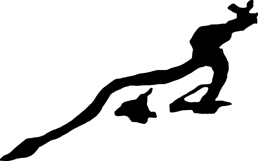
#> input picture src/python/data/135.png, 258 x 161 px
$ python -i images.py   (imports and definitions only)
#> lines starting #> are read from the running program, lines starting #| are printed output that depends on the picture
#> further down, picture is the input picture: PIL image 258x161 RGBA; mean R, G, B, A 0, 0, 0, 39
import os
import numpy
from PIL import Image

textsRoot = '../public/texts'

grid_size = 16

def nested_text_file(text, page, line, file):
	return os.path.join(os.path.dirname(__file__),
			textsRoot + '/' + str(text) + '/' + str(page) + '/' + str(line) + '/' + str(file))

def image_to_grid(image):
	image = image.convert('RGBA')
	new_image = Image.new('RGBA', image.size, 'WHITE')
#> new_image: PIL image 258x161 RGBA; every value is 255
	new_image.paste(image, mask=image)
	image = new_image
	resized = image.resize((grid_size, grid_size))
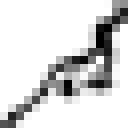
#> resized: PIL image 16x16 RGBA (shown 8 times larger); mean R, G, B, A 214.7, 214.7, 214.7, 253.7; transparent parts drawn white
	bilevel = resized.convert('1')
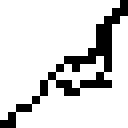
#> bilevel: PIL image 16x16 1 (shown 8 times larger); 84.4% white; black in thin lines or dots
	grid = numpy.asarray(bilevel)
	return grid

def flatten(xss):
	return [x for xs in xss for x in xs]

def path_to_image_vector(path):
	file = nested_text_file(path[0], path[1], path[2], path[3]) + '.png'
	try:
		image = Image.open(file)
	except FileNotFoundError:
		return None
	return flatten(image_to_grid(image))

>>> from PIL import Image
>>> picture = Image.open('data/135.png')
>>> result = image_to_grid(picture)

$ run again, on src/python/data/1414.png
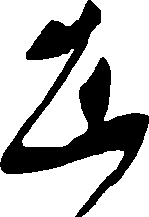
#> input picture src/python/data/1414.png, 149 x 217 px
#> picture is the input picture: PIL image 149x217 RGBA; mean R, G, B, A 0, 0, 0, 73.5
#> in image_to_grid, `resized = image.resize((grid_size, grid_size))`:
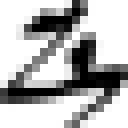
#> resized: PIL image 16x16 RGBA (shown 8 times larger); mean R, G, B, A 180.2, 180.2, 180.2, 255
#> in image_to_grid, `bilevel = resized.convert('1')`:
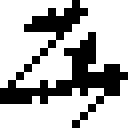
#> bilevel: PIL image 16x16 1 (shown 8 times larger); 70.7% white; black in thin lines or dots

$ run again, on src/python/data/1899.png
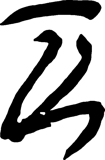
#> input picture src/python/data/1899.png, 105 x 160 px
#> picture is the input picture: PIL image 105x160 RGBA; mean R, G, B, A 0, 0, 0, 87.2
#> in image_to_grid, `new_image.paste(image, mask=image)`:
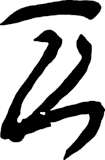
#> new_image: PIL image 105x160 RGBA; mean R, G, B, A 167.8, 167.8, 167.8, 252.2; transparent parts drawn white
#> in image_to_grid, `bilevel = resized.convert('1')`:
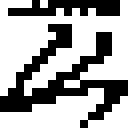
#> bilevel: PIL image 16x16 1 (shown 8 times larger); 64.8% white; black in thin lines or dots
